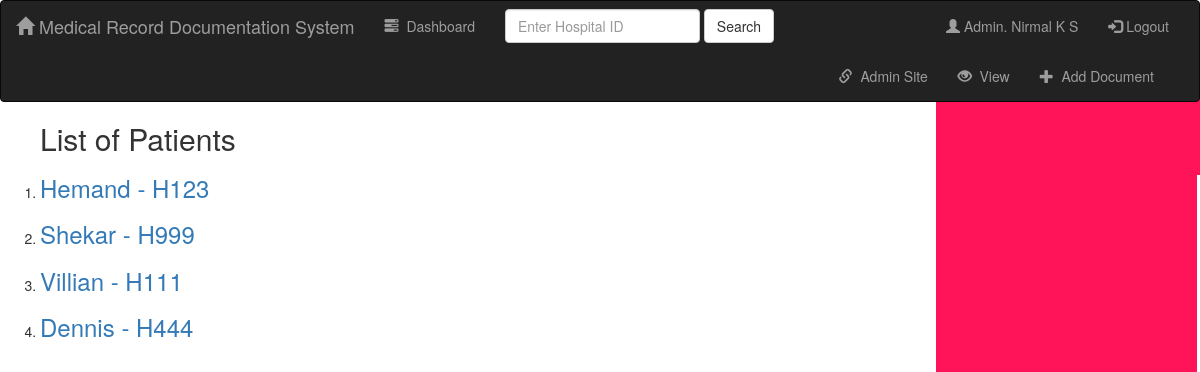
/first/view/ (signed in), run on the app's committed database.
### first/models.py (models this page shows, shortened)
class User(models.Model):
    Hospital_id = models.CharField(max_length=100)
    Firstname = models.CharField(max_length=200)
    Lastname = models.CharField(max_length=200)
    Age = models.IntegerField(validators=[MaxValueValidator(100), MinValueValidator(1)])
    Address = models.CharField(max_length=500)
    Phone_Number = models.CharField(max_length=12)

### first/views.py (the view)
def view(request):
    if request.user.is_staff:
        all_users = User.objects.all()
        return render(request, 'first/view.html', {'all_users': all_users})
    else:
        return render(request, 'first/home.html')

### first/templates/first/view.html (shortened to what this page needs)
{% extends 'first/base.html' %}
{% block body %}
<!DOCTYPE html>
<html lang="en">
<head>
</head>
<body>
{% if user.is_authenticated %}
     {% if all_users %}
    <ol>
        <h2> List of Patients </h2>
        {% for user in all_users %}
        <li> <a href="/first/{{user.id}}/"> <h3> {{user.Firstname}} - {{user.Hospital_id}}  </h3> </a> </li>
        {% endfor %}
    </ol>
    {% else %}
        <h3> No Users Found </h3>
     {% endif %}
{% else %}
     <h2>Please Login to Access the records</h2>
{% endif %}
</body>
</html>
{% endblock %}

### first/templates/first/base.html (shortened to what this page needs)
<!DOCTYPE html>
<html lang="en">
<head>
    {% load static %}
    <link rel="stylesheet" href="https://maxcdn.bootstrapcdn.com/bootstrap/3.3.6/css/bootstrap.min.css">
    <link rel="stylesheet" type="text/css" href="{% static 'first/style.css' %}"/>
</head>
<body>
<nav class="navbar navbar-inverse">
    <div class="container-fluid">
        <div class="navbar-header">
            <a class="navbar-brand"  href="{% url 'first:home' %}"><span class="glyphicon glyphicon-home " aria-hidden="true"></span>  Medical Record Documentation System </a>
        </div>
        <div class="collapse navbar-collapse" id="topNavBar">
            <ul class="nav navbar-nav">
                <li class="{% block albums_active %}{% endblock %}"><a href="{% url 'first:index' %}"><span class="glyphicon glyphicon-tasks" aria-hidden="true"></span>&nbsp; Dashboard</a></li>
            </ul>
            <form class="navbar-form navbar-left" role="search" method="get" action="{% url 'first:search' %}">
                <div class="form-group">
                    <input type="search" class="form-control" placeholder="Enter Hospital ID" name="search" value="{{ request.GET.q }}">
                </div>
                <button type="submit" class="btn btn-default">Search</button>
            </form>
            {% if user.is_authenticated %}
                <ul class="nav navbar-nav navbar-right">
                    {% if request.user.is_superuser %}
                        <li><a href="{% url 'first:hospital_user'%}"><span class="glyphicon glyphicon-user"></span> Admin. {{request.user.first_name}} {{request.user.last_name}}</a></li>
                    {% elif request.user.is_staff %}
                         <li><a href="{% url 'first:hospital_user'%}"><span class="glyphicon glyphicon-user"></span> Doctor. {{request.user.first_name}} {{request.user.last_name}}</a></li>
                    {% else %}
                         <li><a href="{% url 'first:hospital_user'%}"><span class="glyphicon glyphicon-user"></span> Staff. {{request.user.first_name}} {{request.user.last_name}}</a></li>
                    {% endif%}
                <li><a href="{% url 'first:logout_user'%}""><span class="glyphicon glyphicon-log-in"></span> Logout</a></li>
                </ul>
            {% else %}
                <ul class="nav navbar-nav navbar-right">
                <li><a href="{% url 'first:login'%}"><span class="glyphicon glyphicon-log-in"></span> Login</a></li>
                </ul>
            {% endif %}
            {% if not request.user.is_staff or request.user.is_superuser %}
            <ul class="nav navbar-nav navbar-right">
                <li>
                    <a href="{% url 'first:create' %}">
                        <span class="glyphicon glyphicon-plus" aria-hidden="true"></span>&nbsp; Add Document
                    </a>
                </li>
            </ul>
            {% endif %}
            {% if request.user.is_staff %}
            <ul class="nav navbar-nav navbar-right">
                <li>
                    <a href="{% url 'first:view' %}">
                        <span class="glyphicon glyphicon-eye-open" aria-hidden="true"></span>&nbsp; View
                    </a>
                </li>
            </ul>
            {% endif %}
            {% if user.is_authenticated %}
                    {% if request.user.is_superuser %}
                        <ul class="nav navbar-nav navbar-right">
                <li>
                    <a href="/admin" target="_blank" >
                        <span class="glyphicon glyphicon-link" aria-hidden="true"></span>&nbsp; Admin Site
                    </a>
                </li>
            </ul>
                    {% endif %}
            {% endif %}
        </div>
    </div>
</nav>
{% block body %}
{% endblock %}
</body>
</html>

### first/static/first/style.css (style rules this page uses)
body { background: white url("images/back6.png"); }

### data on the page
User: Firstname "Hemand", Hospital_id "H123"
User: Firstname "Shekar", Hospital_id "H999"
User: Firstname "Villian", Hospital_id "H111"
User: Firstname "Dennis", Hospital_id "H444"

### other printed values
{{ request.user.first_name }} "Nirmal"
{{ request.user.last_name }} "K S"
